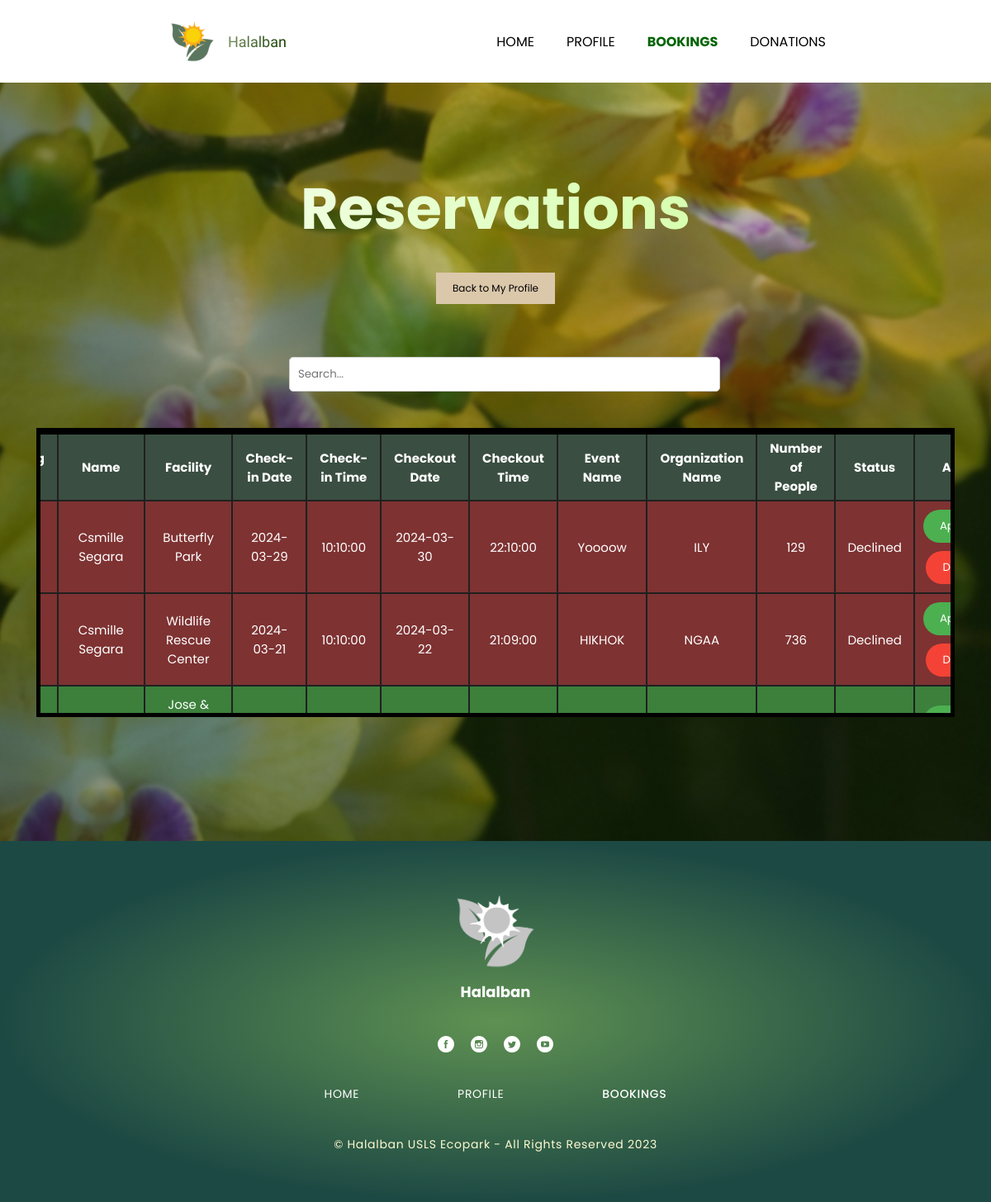
The page /view/admin_reservation_tracker.php (signed in) on the database its author committed.
### tables this page shows
CREATE TABLE `bookings` (
  `booking_id` int(11) NOT NULL,
  `user_id` int(11) DEFAULT NULL,
  `facility` varchar(255) DEFAULT NULL,
  `checkin_date` date DEFAULT NULL,
  `checkin_time` time DEFAULT NULL,
  `checkout_date` date DEFAULT NULL,
  `checkout_time` time DEFAULT NULL,
  `event_name` varchar(255) DEFAULT NULL,
  `org_name` varchar(255) DEFAULT NULL,
  `num_of_ppl` int(11) DEFAULT NULL,
  `status` enum('Pending','Approved','Declined') NOT NULL DEFAULT 'Pending'
);

CREATE TABLE `users` (
  `id` int(11) NOT NULL,
  `firstName` varchar(30) DEFAULT NULL,
  `lastName` varchar(30) DEFAULT NULL,
  `email` varchar(50) DEFAULT NULL,
  `password` varchar(255) DEFAULT NULL,
  `role` enum('Admin','User') NOT NULL DEFAULT 'User'
);

### model/admin_reservations_model.php (called while the page is built, shortened)
<?php
include '../db_connection.php';
$sql = "SELECT bookings.*, users.firstName, users.lastName FROM bookings JOIN users ON bookings.user_id = users.id";
$result = $conn->query($sql);
if ($result->num_rows > 0) {
    $bookings = $result->fetch_all(MYSQLI_ASSOC);
} else {
    $bookings = [];
}
?>

### view/admin_reservation_tracker.php (the view, shortened to what this page needs)
<?php
Include '../model/admin_reservations_model.php';
?>
<!DOCTYPE html>
<html lang="en">
<head>
    <link rel="stylesheet" href="css/reservations.css" />
    <link rel="stylesheet" type="text/css" href="css/global.css"/>
</head>
<body>
    <div class="admin-booking-tracker">
        <header class="navbar">
            <div class="frameroot">
                <img class="image-3-icon" loading="eager" alt="" src="./public/image-3@2x.png" />
                <div class="halalban">Halalban</div>
            </div>
            <div class="menu">
                <a class="home" href="admin_home.php">HOME</a>
                <a class="profile" href="admin_profile.php">PROFILE</a>
                <a class="book active" href="admin_reservation_tracker.php">BOOKINGS</a>
                <a class="help" href="admin_donation_tracker.php">DONATIONS</a>
            </div>
        </header>
        <section class="profile5">
            <img class="halalban-home-icon" alt="" src="./public/profile-bg.png" />
            <h1 class="my-profile">Reservations</h1>
            <div class="profile-left">
                <div class="buttons-container">
                    <a href="../view/admin_profile.php" class="profile-link">Back to My Profile</a>
                </div>
                <div class="search-container">
                    <input type="text" id="searchInput" placeholder="Search..." onkeyup="filterTable()">
                </div>
                <div class="table-container">
                    <table id="bookingTable">
                        <thead>
                            <tr>
                                <th>Booking ID</th>
                                <th>Name</th>
                                <th>Facility</th>
                                <th>Check-in Date</th>
                                <th>Check-in Time</th>
                                <th>Checkout Date</th>
                                <th>Checkout Time</th>
                                <th>Event Name</th>
                                <th>Organization Name</th>
                                <th>Number of People</th>
                                <th>Status</th>
                                <th>Action</th>
                            </tr>
                        </thead>
                        <tbody>
                            <?php foreach ($bookings as $booking) : ?>
                                <?php
                                    $status = $booking['status'];
                                    $statusClass = '';
                                    if ($status == 'Approved') {
                                        $statusClass = 'approved';
                                    } elseif ($status == 'Declined') {
                                        $statusClass = 'declined';
                                    } else {
                                        $statusClass = 'pending';
                                    }
                                ?>
                                <tr class="<?php echo $statusClass; ?>">
                                    <td><?php echo $booking['booking_id']; ?></td>
                                    <td><?php echo $booking['firstName'] . ' ' . $booking['lastName']; ?></td>
                                    <td><?php echo $booking['facility']; ?></td>
                                    <td><?php echo $booking['checkin_date']; ?></td>
                                    <td><?php echo $booking['checkin_time']; ?></td>
                                    <td><?php echo $booking['checkout_date']; ?></td>
                                    <td><?php echo $booking['checkout_time']; ?></td>
                                    <td><?php echo $booking['event_name']; ?></td>
                                    <td><?php echo $booking['org_name']; ?></td>
                                    <td><?php echo $booking['num_of_ppl']; ?></td>
                                    <td><?php echo $booking['status']; ?></td>
                                    <td>
                                        <form method="post" action="admin_reservation_tracker.php">
                                            <button type="submit" name="action" value="approve" class="approve-button" onclick="return confirmAction('approve')">Approve</button>
                                            <button type="submit" name="action" value="decline" class="decline-button" onclick="return confirmAction('decline')">Decline</button>
                                        </form>
                                    </td>
                                </tr>
                            <?php endforeach; ?>
                        </tbody>
                    </table>
                </div>
            </div>
        </section>
        <footer class="footer1">
            <div class="layer-0-1-parent">
                <img class="layer-0-11" loading="eager" alt="" src="./public/layer-0-1@2x.png" />
                <b class="halalban4">Halalban</b>
            </div>
            <div class="social-media-links">
                <img class="facebook-icon1" loading="eager" alt="" src="./public/facebook.svg" />
                <img class="instagram-icon1" loading="eager" alt="" src="./public/instagram.svg" />
                <img class="twitter-icon1" loading="eager" alt="" src="./public/twitter.svg" />
                <img class="youtube-icon1" loading="eager" alt="" src="./public/youtube.svg" />
            </div>
            <div class="menu3">
                <div class="home4">HOME</div>
                <div class="profile6">PROFILE</div>
                <div class="book5">BOOKINGS</div>
            </div>
            <div class="halalban-usls-ecopark1">© Halalban USLS Ecopark - All Rights Reserved 2023</div>
        </footer>
    </div>
</body>
</html>

### view/css/reservations.css (style rules this page uses)
body { font-family: 'Poppins', sans-serif; background-color: #A2D2FF; }
.search-container { width: 500px; }
#searchInput { width: 100%; padding: 10px; border: 1px solid #ccc; border-radius: 5px; font-family: 'Poppins', sans-serif; }
table { margin: -20px; width: 100%; border: 3px solid black; border-collapse: collapse; }
.table-container { border: 5px solid #000000; width: 95%; padding: 20px 0; display: flex; justify-content: center; max-height: 300px; overflow-y: auto; margin: 0 auto; }
th, td { padding: 5px 15px; border: 2px solid #202020; height: 50px; }
td { text-align: center; background-color: #466150; padding: 10px; }
tr { background-color: #3a4e41; color: white; font-size: 15px; }
th { text-align: center; font-size: 15px; }
td:nth-child(1), td:nth-child(10) { width: 5%; }
tr.approved td { background-color: rgb(60, 128, 60); }
tr.declined td { background-color: rgb(126, 50, 50); }
.approve-button { font-family: 'Poppins', sans-serif; text-decoration: none; background-color: #4CAF50; border: none; border-radius: 20px; cursor: pointer; color: white; margin-bottom: 10px; padding: 10px 20px; }
.decline-button { font-family: 'Poppins', sans-serif; text-decoration: none; background-color: #f44336; border: none; border-radius: 20px; cursor: pointer; color: white; padding: 10px 20px; }
.halalban-home-icon { width: 100%; position: absolute; margin: 0 !important; top: -2px; max-width: 100%; overflow: hidden; height: 1100px; flex-shrink: 0; object-fit: cover; }
.my-profile { margin-top: 100px; margin-bottom: -50px; width: 1518px; position: relative; font-size: inherit; font-weight: 700; font-family: inherit; background: linear-gradient(90deg, #fff, #c7ff8e); -webkit-background-clip: text; -webkit-text-fill-color: transparent; display: inline-block; max-width: 100%; z-index: 1; }
.profile-link { appearance: none; text-decoration: none; outline: none; cursor: pointer; border: none; padding: 10px 20px; background-color: #dbc8ab; border-radius: 0px; display: inline-block; white-space: nowrap; color: rgb(0, 0, 0); font-family: 'Poppins', sans-serif; font-size: 12px; transition: background-color 0.3s ease; margin-bottom: 0px; }
.buttons-container { margin-bottom: 20px; }
.profile5, .booking-list { align-self: stretch; max-width: 100%; overflow: hidden; }
.profile5, .booking-list { background-color: #c1d1b5; display: flex; flex-direction: column; align-items: center; justify-content: center; padding: 108px 20px 150px; box-sizing: border-box; position: relative; gap: 74px; text-align: center; font-size: 70px; color: #fff; font-family: Poppins; padding-top: 100px; }
.profile-left { position: relative; width: 90%; display: flex; flex-direction: column; align-items: center; justify-content: center; gap: 44px; text-align: left; font-size: 20px; color: #fff; font-family: Poppins; }
@media screen and (max-width: 1200px) { .profile-left { min-width: 100%; } }

### rows shown on the page
bookings: user.firstName "Csmille", user.lastName "Segara", facility "Butterfly Park", checkin_date "2024-03-29", checkin_time "10:10:00", checkout_date "2024-03-30", checkout_time "22:10:00", event_name "Yoooow", org_name "ILY", num_of_ppl "129", status "Declined"
bookings: user.firstName "Csmille", user.lastName "Segara", facility "Wildlife Rescue Center", checkin_date "2024-03-21", checkin_time "10:10:00", checkout_date "2024-03-22", checkout_time "21:09:00", event_name "HIKHOK", org_name "NGAA", num_of_ppl "736", status "Declined"
bookings: facility "Jose &…"
